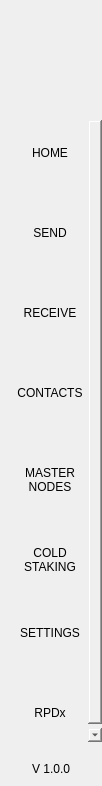
<?xml version="1.0" encoding="UTF-8"?>
<ui version="4.0">
 <class>NavMenuWidget</class>
 <widget class="QWidget" name="NavMenuWidget">
  <property name="geometry">
   <rect>
    <x>0</x>
    <y>0</y>
    <width>102</width>
    <height>786</height>
   </rect>
  </property>
  <property name="windowTitle">
   <string>Form</string>
  </property>
  <property name="styleSheet">
   <string notr="true">padding:0px;
border:none;
margin:0px;</string>
  </property>
  <layout class="QVBoxLayout" name="verticalLayout">
   <property name="spacing">
    <number>0</number>
   </property>
   <property name="leftMargin">
    <number>0</number>
   </property>
   <property name="topMargin">
    <number>0</number>
   </property>
   <property name="rightMargin">
    <number>0</number>
   </property>
   <property name="bottomMargin">
    <number>0</number>
   </property>
   <item>
    <widget class="QWidget" name="navContainer_2" native="true">
     <layout class="QVBoxLayout" name="navContainer" stretch="0,0,0,0">
      <property name="spacing">
       <number>0</number>
      </property>
      <property name="leftMargin">
       <number>0</number>
      </property>
      <property name="topMargin">
       <number>0</number>
      </property>
      <property name="rightMargin">
       <number>0</number>
      </property>
      <property name="bottomMargin">
       <number>10</number>
      </property>
      <item>
       <widget class="QPushButton" name="imgLogo">
        <property name="minimumSize">
         <size>
          <width>0</width>
          <height>120</height>
         </size>
        </property>
        <property name="focusPolicy">
         <enum>Qt::NoFocus</enum>
        </property>
        <property name="text">
         <string/>
        </property>
        <property name="iconSize">
         <size>
          <width>64</width>
          <height>64</height>
         </size>
        </property>
       </widget>
      </item>
      <item>
       <widget class="QScrollArea" name="scrollAreaNav">
        <property name="sizePolicy">
         <sizepolicy hsizetype="Expanding" vsizetype="Expanding">
          <horstretch>0</horstretch>
          <verstretch>0</verstretch>
         </sizepolicy>
        </property>
        <property name="minimumSize">
         <size>
          <width>0</width>
          <height>0</height>
         </size>
        </property>
        <property name="styleSheet">
         <string notr="true">QScrollBar {
height:0px;
 width:0px;
}

#scrollAreaNav{
background-color:transparent;
}</string>
        </property>
        <property name="horizontalScrollBarPolicy">
         <enum>Qt::ScrollBarAlwaysOff</enum>
        </property>
        <property name="sizeAdjustPolicy">
         <enum>QAbstractScrollArea::AdjustToContents</enum>
        </property>
        <property name="widgetResizable">
         <bool>true</bool>
        </property>
        <property name="alignment">
         <set>Qt::AlignLeading|Qt::AlignLeft|Qt::AlignTop</set>
        </property>
        <widget class="QWidget" name="scrollAreaNavVert">
         <property name="geometry">
          <rect>
           <x>0</x>
           <y>0</y>
           <width>102</width>
           <height>640</height>
          </rect>
         </property>
         <property name="sizePolicy">
          <sizepolicy hsizetype="Preferred" vsizetype="Expanding">
           <horstretch>0</horstretch>
           <verstretch>0</verstretch>
          </sizepolicy>
         </property>
         <property name="minimumSize">
          <size>
           <width>0</width>
           <height>0</height>
          </size>
         </property>
         <property name="autoFillBackground">
          <bool>false</bool>
         </property>
         <property name="styleSheet">
          <string notr="true">#scrollAreaNavVert{
background-color:transparent;
}</string>
         </property>
         <layout class="QVBoxLayout" name="verticalLayout_3">
          <property name="spacing">
           <number>0</number>
          </property>
          <property name="sizeConstraint">
           <enum>QLayout::SetDefaultConstraint</enum>
          </property>
          <property name="leftMargin">
           <number>0</number>
          </property>
          <property name="topMargin">
           <number>0</number>
          </property>
          <property name="rightMargin">
           <number>0</number>
          </property>
          <property name="bottomMargin">
           <number>0</number>
          </property>
          <item>
           <widget class="QToolButton" name="btnDashboard">
            <property name="minimumSize">
             <size>
              <width>100</width>
              <height>80</height>
             </size>
            </property>
            <property name="text">
             <string>HOME
</string>
            </property>
            <property name="iconSize">
             <size>
              <width>32</width>
              <height>32</height>
             </size>
            </property>
            <property name="checkable">
             <bool>true</bool>
            </property>
            <property name="checked">
             <bool>true</bool>
            </property>
            <property name="autoExclusive">
             <bool>true</bool>
            </property>
           </widget>
          </item>
          <item>
           <widget class="QToolButton" name="btnSend">
            <property name="minimumSize">
             <size>
              <width>100</width>
              <height>80</height>
             </size>
            </property>
            <property name="text">
             <string>SEND
</string>
            </property>
            <property name="iconSize">
             <size>
              <width>32</width>
              <height>32</height>
             </size>
            </property>
            <property name="checkable">
             <bool>true</bool>
            </property>
            <property name="autoExclusive">
             <bool>true</bool>
            </property>
           </widget>
          </item>
          <item>
           <widget class="QToolButton" name="btnReceive">
            <property name="minimumSize">
             <size>
              <width>100</width>
              <height>80</height>
             </size>
            </property>
            <property name="text">
             <string>RECEIVE
</string>
            </property>
            <property name="checkable">
             <bool>true</bool>
            </property>
            <property name="autoExclusive">
             <bool>true</bool>
            </property>
           </widget>
          </item>
          <item>
           <widget class="QToolButton" name="btnAddress">
            <property name="minimumSize">
             <size>
              <width>100</width>
              <height>80</height>
             </size>
            </property>
            <property name="text">
             <string>CONTACTS
</string>
            </property>
            <property name="iconSize">
             <size>
              <width>32</width>
              <height>32</height>
             </size>
            </property>
            <property name="checkable">
             <bool>true</bool>
            </property>
            <property name="autoExclusive">
             <bool>true</bool>
            </property>
           </widget>
          </item>
          <item>
           <widget class="QToolButton" name="btnMaster">
            <property name="minimumSize">
             <size>
              <width>100</width>
              <height>80</height>
             </size>
            </property>
            <property name="text">
             <string>MASTER
NODES</string>
            </property>
            <property name="iconSize">
             <size>
              <width>32</width>
              <height>32</height>
             </size>
            </property>
            <property name="checkable">
             <bool>true</bool>
            </property>
            <property name="autoExclusive">
             <bool>true</bool>
            </property>
           </widget>
          </item>
          <item>
           <widget class="QToolButton" name="btnColdStaking">
            <property name="minimumSize">
             <size>
              <width>100</width>
              <height>80</height>
             </size>
            </property>
            <property name="text">
             <string>COLD
STAKING</string>
            </property>
            <property name="iconSize">
             <size>
              <width>32</width>
              <height>32</height>
             </size>
            </property>
            <property name="checkable">
             <bool>true</bool>
            </property>
            <property name="autoExclusive">
             <bool>true</bool>
            </property>
           </widget>
          </item>
          <item>
           <widget class="QToolButton" name="btnSettings">
            <property name="minimumSize">
             <size>
              <width>100</width>
              <height>80</height>
             </size>
            </property>
            <property name="text">
             <string>SETTINGS
</string>
            </property>
            <property name="iconSize">
             <size>
              <width>32</width>
              <height>32</height>
             </size>
            </property>
            <property name="checkable">
             <bool>true</bool>
            </property>
            <property name="autoExclusive">
             <bool>true</bool>
            </property>
           </widget>
          </item>
          <item>
           <widget class="QToolButton" name="btnTokens">
            <property name="minimumSize">
             <size>
              <width>100</width>
              <height>80</height>
             </size>
            </property>
            <property name="text">
             <string>RPDx
</string>
            </property>
            <property name="iconSize">
             <size>
              <width>32</width>
              <height>32</height>
             </size>
            </property>
            <property name="checkable">
             <bool>true</bool>
            </property>
            <property name="autoExclusive">
             <bool>true</bool>
            </property>
           </widget>
          </item>
         </layout>
        </widget>
       </widget>
      </item>
      <item>
       <spacer name="verticalSpacer">
        <property name="orientation">
         <enum>Qt::Vertical</enum>
        </property>
        <property name="sizeType">
         <enum>QSizePolicy::Minimum</enum>
        </property>
        <property name="sizeHint" stdset="0">
         <size>
          <width>20</width>
          <height>20</height>
         </size>
        </property>
       </spacer>
      </item>
      <item alignment="Qt::AlignHCenter">
       <widget class="QLabel" name="labelVersion">
        <property name="maximumSize">
         <size>
          <width>16777215</width>
          <height>60</height>
         </size>
        </property>
        <property name="text">
         <string>V 1.0.0</string>
        </property>
        <property name="alignment">
         <set>Qt::AlignBottom|Qt::AlignHCenter</set>
        </property>
       </widget>
      </item>
     </layout>
    </widget>
   </item>
  </layout>
 </widget>
 <resources/>
 <connections/>
</ui>
